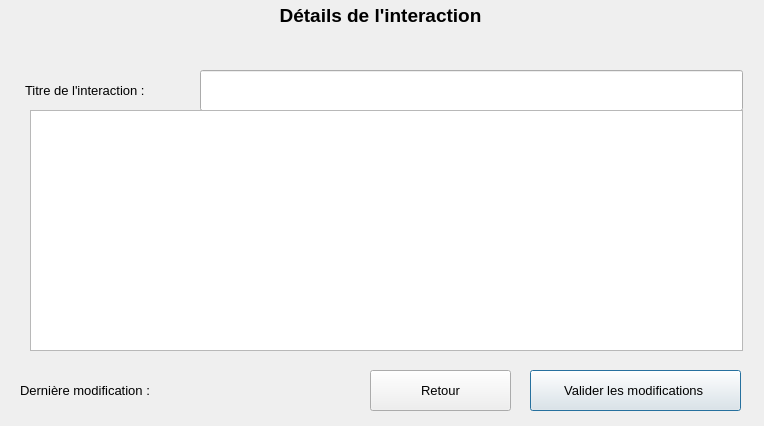
<?xml version="1.0" encoding="UTF-8"?>
<ui version="4.0">
 <class>DetailInteraction</class>
 <widget class="QDialog" name="DetailInteraction">
  <property name="geometry">
   <rect>
    <x>0</x>
    <y>0</y>
    <width>764</width>
    <height>426</height>
   </rect>
  </property>
  <property name="minimumSize">
   <size>
    <width>764</width>
    <height>426</height>
   </size>
  </property>
  <property name="maximumSize">
   <size>
    <width>764</width>
    <height>426</height>
   </size>
  </property>
  <property name="font">
   <font>
    <pointsize>10</pointsize>
   </font>
  </property>
  <property name="windowTitle">
   <string>OGC (Outil de Gestion de Contacts)</string>
  </property>
  <widget class="QLabel" name="titre">
   <property name="geometry">
    <rect>
     <x>0</x>
     <y>5</y>
     <width>761</width>
     <height>20</height>
    </rect>
   </property>
   <property name="font">
    <font>
     <pointsize>14</pointsize>
     <bold>true</bold>
    </font>
   </property>
   <property name="text">
    <string>Détails de l'interaction</string>
   </property>
   <property name="alignment">
    <set>Qt::AlignCenter</set>
   </property>
  </widget>
  <widget class="QLineEdit" name="champTitreInte">
   <property name="geometry">
    <rect>
     <x>200</x>
     <y>70</y>
     <width>543</width>
     <height>41</height>
    </rect>
   </property>
   <property name="font">
    <font>
     <pointsize>11</pointsize>
    </font>
   </property>
   <property name="text">
    <string/>
   </property>
  </widget>
  <widget class="QLabel" name="labelTitreInteraction">
   <property name="geometry">
    <rect>
     <x>25</x>
     <y>80</y>
     <width>171</width>
     <height>21</height>
    </rect>
   </property>
   <property name="text">
    <string>Titre de l'interaction :</string>
   </property>
  </widget>
  <widget class="QLabel" name="labelDerniereModif">
   <property name="geometry">
    <rect>
     <x>20</x>
     <y>380</y>
     <width>191</width>
     <height>20</height>
    </rect>
   </property>
   <property name="text">
    <string>Dernière modification :</string>
   </property>
  </widget>
  <widget class="QLabel" name="dateDerniereModif">
   <property name="geometry">
    <rect>
     <x>200</x>
     <y>380</y>
     <width>101</width>
     <height>20</height>
    </rect>
   </property>
   <property name="text">
    <string/>
   </property>
  </widget>
  <widget class="QPushButton" name="validerModifs">
   <property name="geometry">
    <rect>
     <x>530</x>
     <y>370</y>
     <width>211</width>
     <height>41</height>
    </rect>
   </property>
   <property name="text">
    <string>Valider les modifications </string>
   </property>
  </widget>
  <widget class="QPushButton" name="boutonRetour">
   <property name="geometry">
    <rect>
     <x>370</x>
     <y>370</y>
     <width>141</width>
     <height>41</height>
    </rect>
   </property>
   <property name="text">
    <string>Retour</string>
   </property>
  </widget>
  <widget class="QPlainTextEdit" name="champContenuInte">
   <property name="geometry">
    <rect>
     <x>30</x>
     <y>110</y>
     <width>713</width>
     <height>241</height>
    </rect>
   </property>
   <property name="font">
    <font>
     <pointsize>11</pointsize>
    </font>
   </property>
   <property name="plainText">
    <string/>
   </property>
  </widget>
 </widget>
 <resources/>
 <connections/>
</ui>
